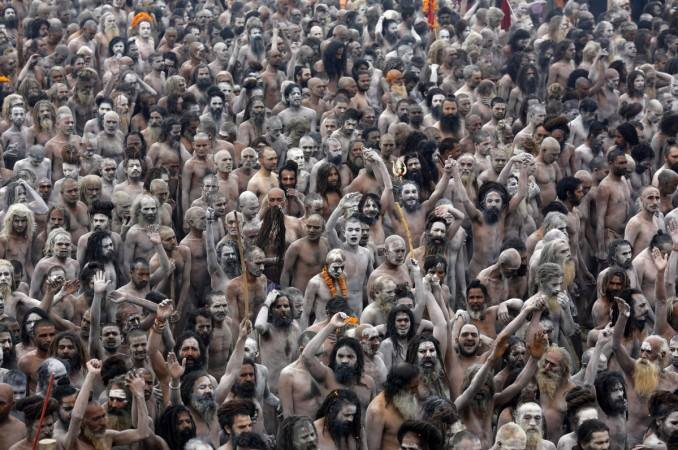
%> input picture DSAA/Assignment-1/kumbhmela.jpg, 678 x 450 px
$ octave prob6.m   (GNU Octave 9; MATLAB toolbox functions it lacks are replaced by stand-ins)
%> lines starting %> are read from the running program, lines starting %| are printed output that depends on the picture
clc;clear all;close all;
MainImage = imread('kumbhmela.jpg');
%> MainImage is the input picture: size 450x678x3 uint8; mean R, G, B 101, 93.5, 93.6
[rows, columns, numberOfColorBands] = size(MainImage);
%> rows = 450; columns = 678; numberOfColorBands = 3
smallSubImage = imread('shyam.jpg');
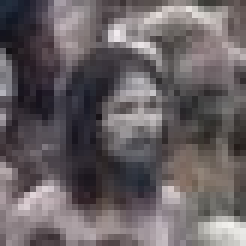
%> input picture DSAA/Assignment-1/shyam.jpg, 41 x 41 px (shown 6 times larger)
%> smallSubImage is the input picture: size 41x41x3 uint8; mean R, G, B 103.8, 96.8, 99.7
[x1,y1,z1] = size(smallSubImage);
%> x1 = 41; y1 = 41; z1 = 3
templateWidth = x1;
%> templateWidth = 41
templateHeight = y1;
%> templateHeight = 41
channelToCorrelate = 1;  % Use the red channel.
correlationOutput = normxcorr2(smallSubImage(:,:,1), MainImage(:,:, channelToCorrelate));
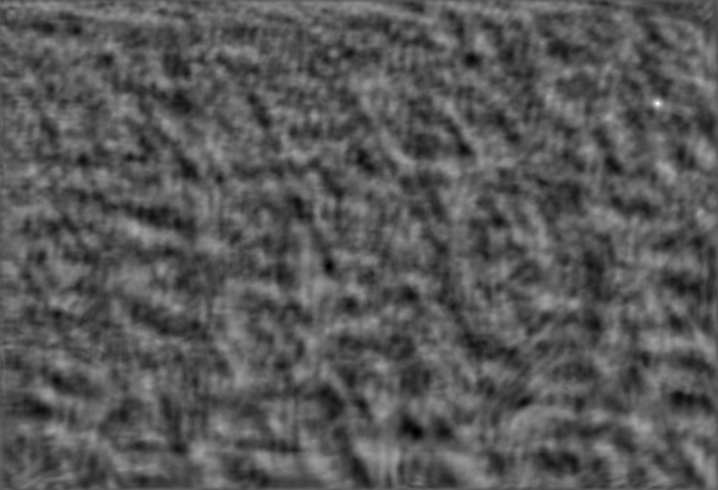
%> correlationOutput: size 490x718 double; min -0.516, max 0.986, mean 0.00156; drawn with min black and max white
[maxCorrValue, maxIndex] = max(abs(correlationOutput(:)));
%> maxCorrValue = 0.986; maxIndex = 322034
[yPeak, xPeak] = ind2sub(size(correlationOutput),maxIndex(1));
%> yPeak = 104; xPeak = 658
corr_offset = [(xPeak-size(smallSubImage,2)) (yPeak-size(smallSubImage,1))];
%> corr_offset = [617 63]
figure;
imshow(MainImage);
boxRect = [corr_offset(1) corr_offset(2) templateWidth, templateHeight];
%> boxRect = [617 63 41 41]
rectangle('position', boxRect, 'edgecolor', 'g', 'linewidth',2);
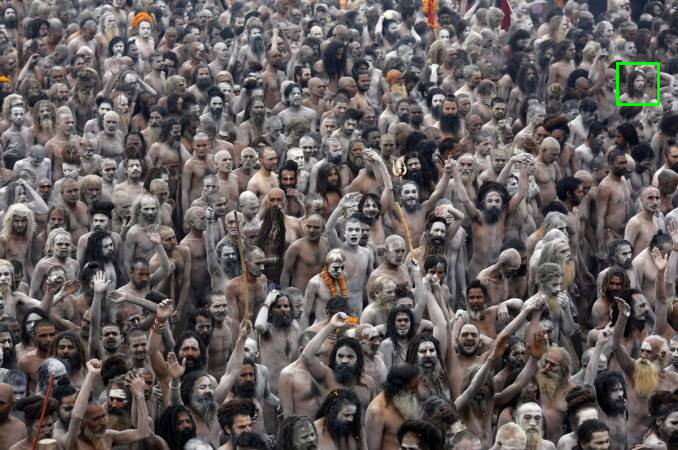
%> figure redrawn from the program's plot data
